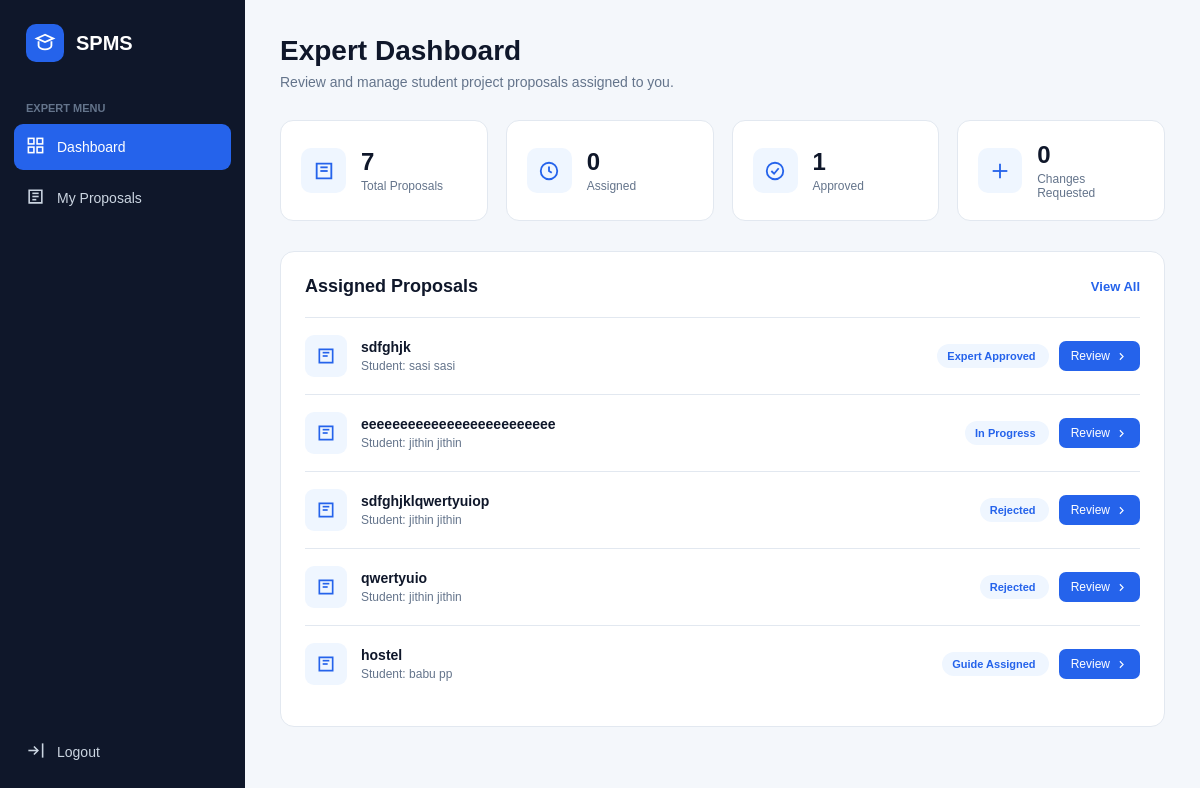
/experts/dashboard/ (signed in), run on an earlier commit of the app's database.
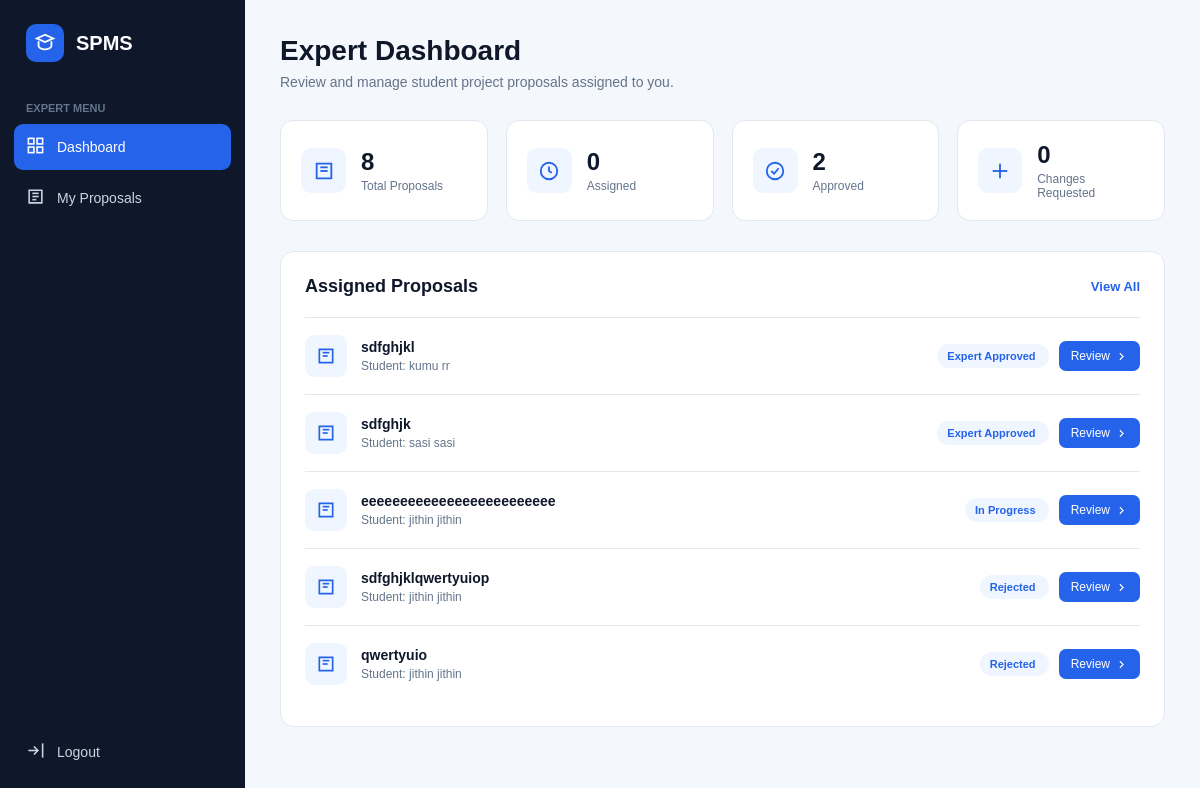
And on a later commit of the database.
### projects/models.py (models this page shows, shortened)
class ProjectProposal(models.Model):
    PROJECT_TYPE_CHOICES = [
        ("MINI", "Mini Project"),
        ("MAIN", "Main Project"),
    ]
    STATUS_CHOICES = [
        ("SUBMITTED", "Submitted"),
        ("EXPERT_ASSIGNED", "Expert Assigned"),
        ("CHANGES_REQUESTED", "Changes Requested"),
        ("CHANGES_SENT_TO_STUDENT", "Changes Sent To Student"),
        ("EXPERT_APPROVED", "Expert Approved"),
        ("COORDINATOR_APPROVED", "Coordinator Approved"),
        ("GUIDE_ASSIGNED", "Guide Assigned"),
        ("GUIDE_REJECTED", "Guide Rejected"),
        ("IN_PROGRESS", "In Progress"),
        ("COMPLETED", "Completed"),
        ("REJECTED", "Rejected"),
    ]
    student = models.ForeignKey(
        settings.AUTH_USER_MODEL,
        on_delete=models.CASCADE,
        related_name="project_proposals",
        limit_choices_to={"role": "STUDENT"}
    )
    project_type = models.CharField(
        max_length=10,
        choices=PROJECT_TYPE_CHOICES,
        default="MAIN"
    )
    title = models.CharField(max_length=255)
    abstract = models.TextField(blank=True)
    domain = models.CharField(
        max_length=255,
        blank=True
    )
    technologies = models.TextField(
        blank=True
    )
    description = models.TextField(
        blank=True
    )
    proposal_document = models.FileField(
        upload_to="proposals/",
        blank=True,
        null=True
    )
    domain_expert = models.ForeignKey(
        settings.AUTH_USER_MODEL,
        on_delete=models.SET_NULL,
        null=True,
        blank=True,
        related_name="expert_proposals",
        limit_choices_to={"role": "EXPERT"}
    )
    expert_comments = models.TextField(
        blank=True,
        null=True
    )
    status = models.CharField(
        max_length=40,
        choices=STATUS_CHOICES,
        default="SUBMITTED"
    )
    guide = models.ForeignKey(
        settings.AUTH_USER_MODEL,
        on_delete=models.SET_NULL,
        null=True,
        blank=True,
        related_name="guided_proposals",
        limit_choices_to={"role": "GUIDE"}
    )
    guide_rejection_reason = models.TextField(
        blank=True,
        null=True
    )
    guide_rejected_at = models.DateTimeField(
        blank=True,
        null=True
    )
    submitted_at = models.DateTimeField(
        auto_now_add=True
    )
    updated_at = models.DateTimeField(
        auto_now=True
    )

### accounts/models.py (models this page shows, shortened)
class User(AbstractUser):
    ROLE_CHOICES = [
        ("STUDENT", "Student"),
        ("COORDINATOR", "Coordinator"),
        ("EXPERT", "Domain Expert"),
        ("GUIDE", "Guide"),
        ("PANEL", "Panel Member"),
    ]
    role = models.CharField(
        max_length=20,
        choices=ROLE_CHOICES,
        default="STUDENT"
    )
    phone = models.CharField(
        max_length=15,
        blank=True,
        null=True
    )
    roll_number = models.CharField(
        max_length=50,
        blank=True,
        null=True
    )
    department = models.CharField(
        max_length=100,
        blank=True,
        null=True
    )
    semester = models.CharField(
        max_length=20,
        blank=True,
        null=True
    )
    batch = models.CharField(
        max_length=20,
        blank=True,
        null=True
    )

### experts/views.py (the view)
    @login_required
    def wrapper(request, *args, **kwargs):
        if request.user.is_superuser:
            return view_func(request, *args, **kwargs)
        if request.user.role != "EXPERT":
            messages.error(
                request,
                "You are not authorized to access the Expert page."
            )
            return redirect("accounts:dashboard")
        return view_func(request, *args, **kwargs)

### experts/views.py (called while the page is built)
def expert_required(view_func):
    @login_required
    def wrapper(request, *args, **kwargs):
        if request.user.is_superuser:
            return view_func(request, *args, **kwargs)
        if request.user.role != "EXPERT":
            messages.error(
                request,
                "You are not authorized to access the Expert page."
            )
            return redirect("accounts:dashboard")
        return view_func(request, *args, **kwargs)
    return wrapper

### templates/experts/dashboard.html (shortened to what the changed rows need)
<!DOCTYPE html>
<html lang="en">
<head>
</head>
<body>
<main class="main">
    <div class="header">
        <h1>Expert Dashboard</h1>
    </div>
    <div class="stats">
        <div class="stat-card">
            <div>
                <div class="stat-number">
                    {{ total_proposals }}
                </div>
                <div class="stat-label">
                    Total Proposals
                </div>
            </div>
        </div>
        <div class="stat-card">
            <div>
                <div class="stat-number">
                    {{ approved_count }}
                </div>
                <div class="stat-label">
                    Approved
                </div>
            </div>
        </div>
    </div>
    <div class="card">
        <div class="card-header">
            <h2>Assigned Proposals</h2>
        </div>
        {% for proposal in proposals|slice:":5" %}
            <div class="proposal">
                <div class="proposal-info">
                    <div class="proposal-icon">
                        <svg viewBox="0 0 24 24"
                             fill="none"
                             stroke-width="2">
                            <path d="M4 4h16v16H4z"/>
                            <path d="M8 8h8"/>
                            <path d="M8 12h6"/>
                        </svg>
                    </div>
                    <div>
                        <div class="proposal-title">
                            {{ proposal.title }}
                        </div>
                        <div class="student">
                            Student:
                            {{ proposal.student.get_full_name|default:proposal.student.username }}
                        </div>
                    </div>
                </div>
                <div>
                    <span class="status">
                        {{ proposal.get_status_display }}
                    </span>
                    <a href="{% url 'experts:proposal_detail' proposal.id %}"
                       class="review-btn">
                        Review
                        <svg width="13"
                             height="13"
                             viewBox="0 0 24 24"
                             fill="none"
                             stroke="currentColor"
                             stroke-width="2">
                            <path d="M9 18l6-6-6-6"/>
                        </svg>
                    </a>
                </div>
            </div>
        {% endfor %}
    </div>
</main>
</body>
</html>

What changed in the data, as far as the page shows it:
no longer on this page (row edited): ProjectProposal: title "hostel", student.get_full_name "babu pp", status "Guide Assigned"
added ProjectProposal: title "sdfghjkl", student.get_full_name "kumu rr", status "Expert Approved"
Also different on the page:
{{ total_proposals }}: "7" → "8"
{{ approved_count }}: "1" → "2"
